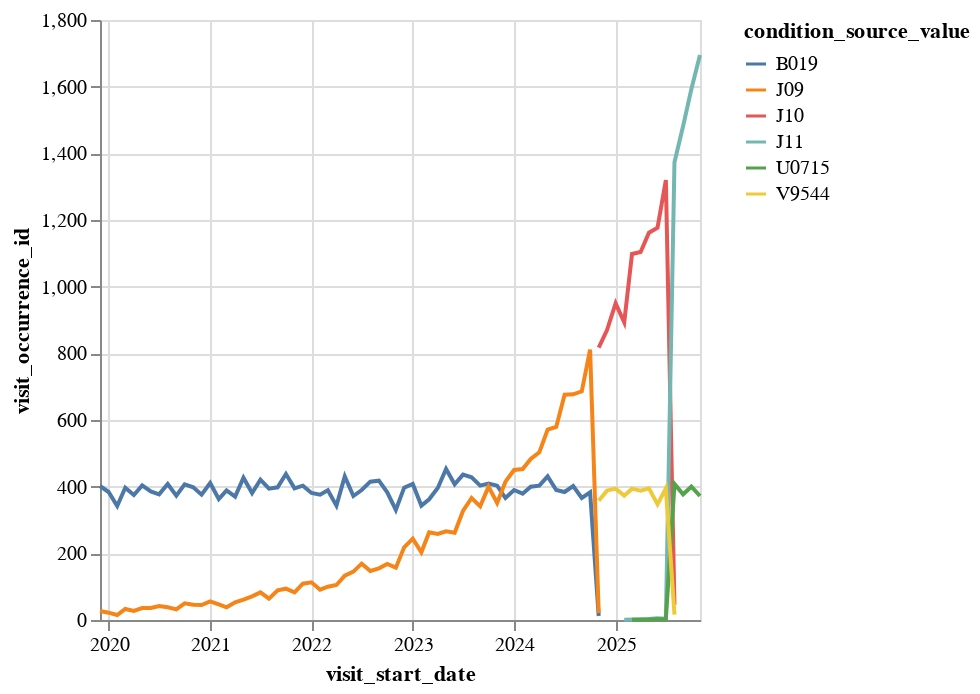

Source (notebook cell):
### Code cell
alt.Chart(cond_fix_start_dates_summary).mark_line().encode(
    x='visit_start_date:T',
    y='visit_occurrence_id:Q',
    color="condition_source_value:N"
)

### Figure 1 — Vega-Lite specification as saved in the notebook (floating-point values rounded to 4 significant figures; data arrays with more than 128 entries replaced by an {"elided": "..."} marker saying what was removed)
{"config": {"view": {"continuousWidth": 300, "continuousHeight": 300}}, "data": {"name": "data-592013426f1753b105697b514abdaf75"}, "mark": {"type": "line"}, "encoding": {"color": {"field": "condition_source_value", "type": "nominal"}, "x": {"field": "visit_start_date", "type": "temporal"}, "y": {"field": "visit_occurrence_id", "type": "quantitative"}}, "$schema": "https://vega.github.io/schema/vega-lite/v5.20.1.json", "datasets": {"data-592013426f1753b105697b514abdaf75": {"elided": "157 records"}}}
